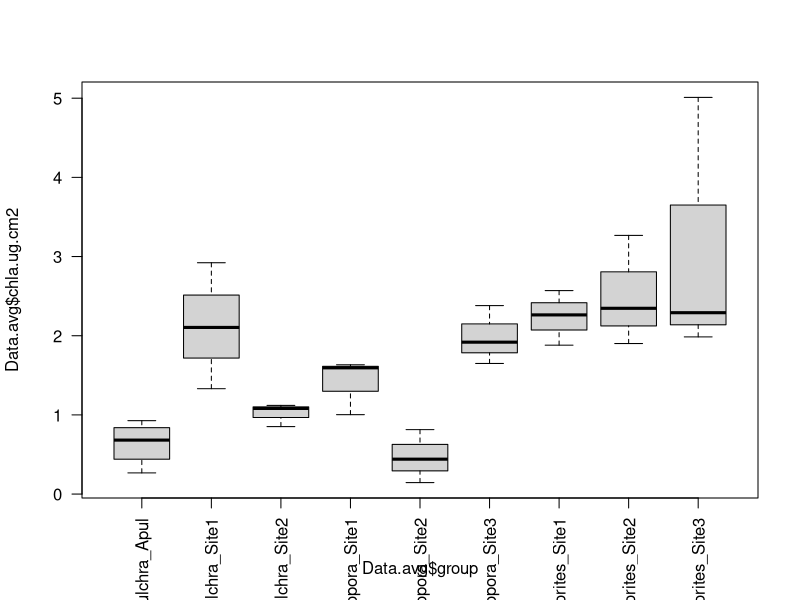

Write the R code that produced this figure.
#Title: Chlorophyll Data
#Project: E5
#Author: HM Putnam 
#Edited by: HM Putnam
#Date Last Modified: 20191031
#See Readme file for details

rm(list=ls()) #clears workspace 

## install packages if you dont already have them in your library
#if ("devtools" %in% rownames(installed.packages()) == 'FALSE') install.packages('devtools') 

Data <- read.csv("RAnalysis/Data/20191031_Plate1_CHL.csv")

# For Dinos from Jeffrey and Humphrey 1975 in 100% acetone
# chla = 11.43*A663 - 0.64*A630
# chlc2 = 27.09*A630 - 3.63*A663

#remove background at 750nm

Data$X630 <- Data$X630-Data$X750
Data$X663 <- Data$X663-Data$X750

#Calculate Chl-a and Chl-c2 in µg/ml
Data$chla.ug.ml <- 11.43*Data$X663 - 0.64*Data$X630
Data$chlc2.ug.ml <- 27.09*Data$X630 - 3.63*Data$X663

Sample.Info <- read.csv("RAnalysis/Data/20191031_Plate1_CHL_WELLS.csv")
Meta <- read.csv("RAnalysis/Data/Sample_Metadata.csv")

Data <- merge(Data, Sample.Info, by="Well")
Data <- merge(Data, Meta, by="Tube.ID")

Data.avg.a <- aggregate(chla.ug.ml ~ Sample.ID, data=Data, FUN=mean)
Data.avg.c2 <- aggregate(chlc2.ug.ml ~ Sample.ID, data=Data, FUN=mean)
Data.avg <- cbind(Data.avg.a, Data.avg.c2$chlc2.ug.ml)
Data.avg <- merge(Data.avg, Meta, by="Sample.ID")
colnames(Data.avg) <- c("Sample.ID","chla.ug.ml", "chlc2.ug.ml", "Tube.ID", "Homog.Vol.ml", "Species", "Site")            
Data.avg$chla.ug <- Data.avg$chla.ug.ml * Data.avg$Homog.Vol.ml
Data.avg$chlc2.ug <- Data.avg$chlc2.ug.ml * Data.avg$Homog.Vol.ml

Surface.Area <- read.csv("RAnalysis/Data/E5surface_area.csv") 
Data.avg <- merge(Data.avg, Surface.Area,  by="Sample.ID")

Data.avg$chla.ug.cm2 <- Data.avg$chla.ug / Data.avg$SA.cm2  
Data.avg$chlc2.ug.cm2 <- Data.avg$chlc2.ug / Data.avg$SA.cm2 
Data.avg$group <- paste0(Data.avg$Species,"_",Data.avg$Site)
boxplot(Data.avg$chla.ug.cm2 ~ Data.avg$group, las=2)

